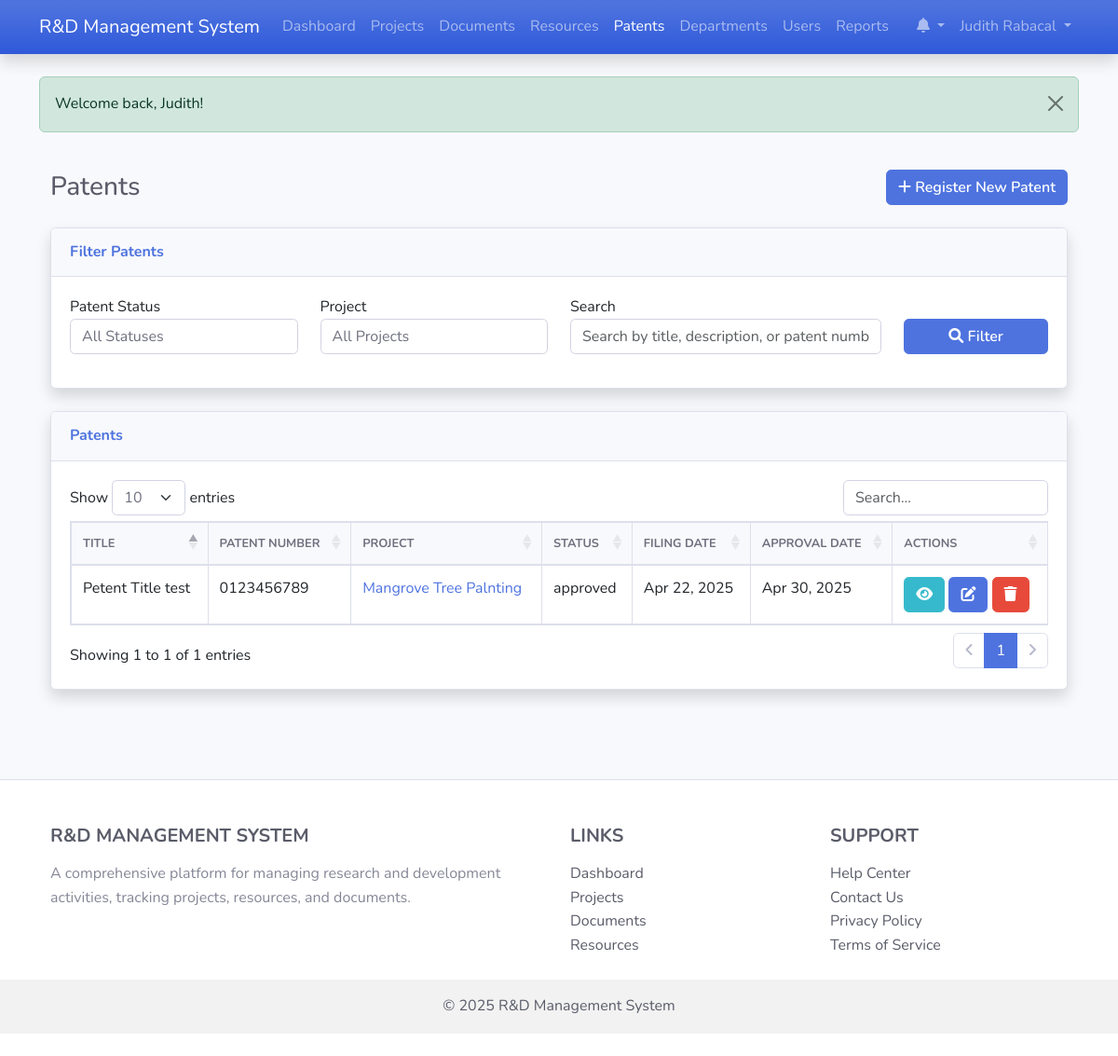
/patents.php (signed in), run on the app's committed database.
### tables this page shows
CREATE TABLE `users` (
  `id` int(11) NOT NULL,
  `username` varchar(50) NOT NULL,
  `password` varchar(255) NOT NULL,
  `email` varchar(100) NOT NULL,
  `first_name` varchar(50) NOT NULL,
  `last_name` varchar(50) NOT NULL,
  `role_id` int(11) NOT NULL,
  `department_id` int(11) DEFAULT NULL,
  `is_active` tinyint(1) DEFAULT 1,
  `last_login` datetime DEFAULT NULL,
  `created_at` timestamp NOT NULL DEFAULT current_timestamp(),
  `updated_at` timestamp NOT NULL DEFAULT current_timestamp() ON UPDATE current_timestamp()
);

CREATE TABLE `patents` (
  `id` int(11) NOT NULL,
  `title` varchar(100) NOT NULL,
  `description` text DEFAULT NULL,
  `patent_number` varchar(50) DEFAULT NULL,
  `filing_date` date DEFAULT NULL,
  `approval_date` date DEFAULT NULL,
  `status` enum('draft','filed','approved','rejected') DEFAULT 'draft',
  `project_id` int(11) DEFAULT NULL,
  `document_id` int(11) DEFAULT NULL,
  `created_by` int(11) NOT NULL,
  `created_at` timestamp NOT NULL DEFAULT current_timestamp(),
  `updated_at` timestamp NOT NULL DEFAULT current_timestamp() ON UPDATE current_timestamp()
);

CREATE TABLE `projects` (
  `id` int(11) NOT NULL,
  `title` varchar(100) NOT NULL,
  `description` text DEFAULT NULL,
  `start_date` date DEFAULT NULL,
  `end_date` date DEFAULT NULL,
  `status` enum('planning','in_progress','completed','on_hold','cancelled') DEFAULT 'planning',
  `budget` decimal(15,2) DEFAULT NULL,
  `department_id` int(11) DEFAULT NULL,
  `created_by` int(11) NOT NULL,
  `created_at` timestamp NOT NULL DEFAULT current_timestamp(),
  `updated_at` timestamp NOT NULL DEFAULT current_timestamp() ON UPDATE current_timestamp()
);

### classes/BaseModel.php (called while the page is built, shortened)
<?php
require_once __DIR__ . '/../config/database.php';
abstract class BaseModel {
    protected $conn;
    protected $table_name;
    protected $id_column = 'id';
    public function __construct() {
        $database = new Database();
        $this->conn = $database->getConnection();
    }
    public function getById($id) {
        $query = "SELECT * FROM " . $this->table_name . " WHERE " . $this->id_column . " = :id LIMIT 1";
        $stmt = $this->conn->prepare($query);
        $stmt->bindParam(':id', $id);
        $stmt->execute();
        return $stmt->fetch(PDO::FETCH_ASSOC);
    }
}
?>

### config/database.php (called while the page is built, shortened)
<?php
class Database {
    private $host = "localhost";
    private $db_name = "rd_management";
    private $username = "root";
    private $password = "";
    public function getConnection() {
        $this->conn = null;
        try {
            $this->conn = new PDO(
                "mysql:host=" . $this->host . ";dbname=" . $this->db_name,
                $this->username,
                $this->password
            );
            $this->conn->setAttribute(PDO::ATTR_ERRMODE, PDO::ERRMODE_EXCEPTION);
            $this->conn->exec("set names utf8");
        } catch(PDOException $exception) {
            echo "Connection error: " . $exception->getMessage();
        }
        return $this->conn;
    }
}
?>

### classes/Patent.php (called while the page is built, shortened)
<?php
require_once __DIR__ . '/BaseModel.php';
class Patent extends BaseModel {
    protected $table_name = 'patents';
    public function searchWithFilters($filters = [], $filterParams = [], $orderBy = 'created_at', $orderDirection = 'DESC', $limit = null, $offset = null) {
        $query = "SELECT * FROM " . $this->table_name;
        if ($orderBy) {
            $query .= " ORDER BY " . $orderBy . " " . $orderDirection;
        }
        if ($limit) {
            $query .= " LIMIT " . $limit;
        }
        $stmt = $this->conn->prepare($query);
        $stmt->execute($filterParams);
        return $stmt->fetchAll(PDO::FETCH_ASSOC);
    }
}
?>

### patents.php (the view, shortened to what this page needs)
<?php
require_once 'classes/Patent.php';
$patent = new Patent();
$project = new Project();
$user = new User();
$pageTitle = "Patents";
$currentUser = $user->getById($_SESSION['user_id']);
$userRole = $currentUser['role_id'];
$page = isset($_GET['page']) ? (int)$_GET['page'] : 1;
$limit = 10;
$offset = ($page - 1) * $limit;
$filters = [];
$filterParams = [];
$patents = [];
if ($userRole == 1) {
    $patents = $patent->searchWithFilters($filters, $filterParams, "created_at", "DESC", $limit, $offset);
}
include 'includes/header.php';
?>
<div class="container-fluid py-4">
    <div class="d-flex justify-content-between align-items-center mb-4">
        <h1 class="h3 mb-0 text-gray-800"><?php echo $pageTitle; ?></h1>
        <a href="patent_form.php" class="btn btn-primary">
            <i class="fas fa-plus"></i> Register New Patent
        </a>
    </div>
    <div class="card shadow mb-4">
        <div class="card-header py-3">
            <h6 class="m-0 font-weight-bold text-primary">Filter Patents</h6>
        </div>
        <div class="card-body">
            <form method="GET" action="patents.php" class="row">
                <div class="col-md-3 mb-3">
                    <label for="status">Patent Status</label>
                    <select name="status" id="status" class="form-control">
                        <option value="">All Statuses</option>
                    </select>
                </div>
                <div class="col-md-3 mb-3">
                    <label for="project_id">Project</label>
                    <select name="project_id" id="project_id" class="form-control">
                        <option value="">All Projects</option>
                    </select>
                </div>
                <div class="col-md-4 mb-3">
                    <label for="search">Search</label>
                    <input type="text" name="search" id="search" class="form-control" placeholder="Search by title, description, or patent number" value="<?php echo isset($_GET['search']) ? htmlspecialchars($_GET['search']) : ''; ?>">
                </div>
                <div class="col-md-2 mb-3 d-flex align-items-end">
                    <button type="submit" class="btn btn-primary w-100">
                        <i class="fas fa-search"></i> Filter
                    </button>
                </div>
            </form>
        </div>
    </div>
    <div class="card shadow mb-4">
        <div class="card-header py-3">
            <h6 class="m-0 font-weight-bold text-primary">Patents</h6>
        </div>
        <div class="card-body">
            <?php if (empty($patents)): ?>
                <div class="alert alert-info">
                    No patents found. <?php echo !isset($_GET['search']) ? 'Register a new patent to get started.' : 'Try adjusting your filters.'; ?>
                </div>
            <?php else: ?>
                <div class="table-responsive">
                    <table class="table table-bordered datatable" width="100%" cellspacing="0">
                        <thead>
                            <tr>
                                <th>Title</th>
                                <th>Patent Number</th>
                                <th>Project</th>
                                <th>Status</th>
                                <th>Filing Date</th>
                                <th>Approval Date</th>
                                <th>Actions</th>
                            </tr>
                        </thead>
                        <tbody>
                            <?php foreach ($patents as $pat): ?>
                                <tr>
                                    <td><?php echo htmlspecialchars($pat['title']); ?></td>
                                    <td><?php echo htmlspecialchars($pat['patent_number'] ?? 'Not Assigned'); ?></td>
                                    <td>
                                        <?php
                                            if ($pat['project_id']) {
                                                $projectData = $project->getById($pat['project_id']);
                                                if ($projectData) {
                                                    echo '<a href="project_detail.php?id=' . $projectData['id'] . '">' . htmlspecialchars($projectData['title']) . '</a>';
                                                } else {
                                                    echo '<span class="text-muted">Unknown Project</span>';
                                                }
                                            } else {
                                                echo '<span class="text-muted">None</span>';
                                            }
                                        ?>
                                    </td>
                                    <td>
                                        <?php
                                            $statusLabels = [
                                                'draft' => '<span class="badge bg-secondary">Draft</span>',
                                                'filed' => '<span class="badge bg-primary">Filed</span>',
                                                'approved' => '<span class="badge bg-success">Approved</span>',
                                                'rejected' => '<span class="badge bg-danger">Rejected</span>'
                                            ];
                                            echo $statusLabels[$pat['status']] ?? $pat['status'];
                                        ?>
                                    </td>
                                    <td><?php echo !empty($pat['filing_date']) ? date('M d, Y', strtotime($pat['filing_date'])) : 'Not Filed'; ?></td>
                                    <td><?php echo !empty($pat['approval_date']) ? date('M d, Y', strtotime($pat['approval_date'])) : 'Not Approved'; ?></td>
                                    <td>
                                        <a href="patent_detail.php?id=<?php echo $pat['id']; ?>" class="btn btn-info btn-sm">
                                            <i class="fas fa-eye"></i>
                                        </a>
                                        <?php
                                        $canEdit = false;
                                        if ($userRole == 1) {
                                            $canEdit = true;
                                        }
                                        if ($canEdit):
                                        ?>
                                        <a href="patent_form.php?id=<?php echo $pat['id']; ?>" class="btn btn-primary btn-sm">
                                            <i class="fas fa-edit"></i>
                                        </a>
                                        <button type="button" class="btn btn-danger btn-sm" data-toggle="modal" data-target="#deleteModal<?php echo $pat['id']; ?>">
                                            <i class="fas fa-trash"></i>
                                        </button>
                                        <?php endif; ?>
                                    </td>
                                </tr>
                            <?php endforeach; ?>
                        </tbody>
                    </table>
                </div>
            <?php endif; ?>
        </div>
    </div>
</div>
<?php include 'includes/footer.php'; ?>

### includes/header.php (shortened to what this page needs)
<?php
$isLoggedIn = isset($_SESSION['user_id']);
$currentUser = null;
if ($isLoggedIn) {
    $userObj = new User();
    $currentUser = $userObj->getById($_SESSION['user_id']);
}
$currentPage = basename($_SERVER['PHP_SELF']);
?>
<!DOCTYPE html>
<html lang="en">
<head>
    <link href="https://cdn.jsdelivr.net/npm/bootstrap@5.3.0-alpha1/dist/css/bootstrap.min.css" rel="stylesheet">
    <link rel="stylesheet" href="https://cdnjs.cloudflare.com/ajax/libs/font-awesome/6.0.0/css/all.min.css">
    <link rel="stylesheet" href="https://cdn.datatables.net/1.11.5/css/dataTables.bootstrap5.min.css">
    <link rel="stylesheet" href="assets/css/style.css">
</head>
<body>
    <nav class="navbar navbar-expand-lg navbar-dark bg-gradient-primary shadow">
        <div class="container">
            <a class="navbar-brand" href="index.php">R&D Management System</a>
            <div class="collapse navbar-collapse" id="navbarNav">
                <ul class="navbar-nav me-auto">
                    <?php if ($isLoggedIn): ?>
                        <li class="nav-item">
                            <a class="nav-link <?php echo $currentPage == 'index.php' ? 'active' : ''; ?>" href="index.php">Dashboard</a>
                        </li>
                        <li class="nav-item">
                            <a class="nav-link <?php echo $currentPage == 'projects.php' ? 'active' : ''; ?>" href="projects.php">Projects</a>
                        </li>
                        <li class="nav-item">
                            <a class="nav-link <?php echo $currentPage == 'documents.php' ? 'active' : ''; ?>" href="documents.php">Documents</a>
                        </li>
                        <li class="nav-item">
                            <a class="nav-link <?php echo $currentPage == 'resources.php' ? 'active' : ''; ?>" href="resources.php">Resources</a>
                        </li>
                        <li class="nav-item">
                            <a class="nav-link <?php echo $currentPage == 'patents.php' ? 'active' : ''; ?>" href="patents.php">Patents</a>
                        </li>
                        <?php if ($currentUser && $currentUser['role_id'] <= 2):  ?>
                            <li class="nav-item">
                                <a class="nav-link <?php echo $currentPage == 'departments.php' ? 'active' : ''; ?>" href="departments.php">Departments</a>
                            </li>
                            <li class="nav-item">
                                <a class="nav-link <?php echo $currentPage == 'users.php' ? 'active' : ''; ?>" href="users.php">Users</a>
                            </li>
                            <li class="nav-item">
                                <a class="nav-link <?php echo $currentPage == 'reports.php' ? 'active' : ''; ?>" href="reports.php">Reports</a>
                            </li>
                        <?php endif; ?>
                    <?php endif; ?>
                </ul>
                <ul class="navbar-nav">
                    <?php if ($isLoggedIn): ?>
                        <li class="nav-item dropdown">
                            <a class="nav-link dropdown-toggle" href="#" id="notificationsDropdown" role="button" data-bs-toggle="dropdown" aria-expanded="false">
                                <i class="fas fa-bell"></i>
                            </a>
                        </li>
                        <li class="nav-item dropdown">
                            <a class="nav-link dropdown-toggle" href="#" id="userDropdown" role="button" data-bs-toggle="dropdown" aria-expanded="false">
                                <?php echo htmlspecialchars($currentUser['first_name'] . ' ' . $currentUser['last_name']); ?>
                            </a>
                        </li>
                    <?php endif; ?>
                </ul>
            </div>
        </div>
    </nav>
    <div id="alert-container" class="position-fixed top-0 end-0 p-3" style="z-index: 1050;"></div>
    <div class="container mt-4">
        <?php
        if (isset($_SESSION['success_message'])) {
            echo '<div class="alert alert-success alert-dismissible fade show" role="alert">';
            echo htmlspecialchars($_SESSION['success_message']);
            echo '<button type="button" class="btn-close" data-bs-dismiss="alert" aria-label="Close"></button>';
            echo '</div>';
        }
        ?>

### data on the page
users: first_name+last_name "Judith Rabacal"
patents: title "Petent Title test", patent_number "0123456789", project.title "Mangrove Tree Palnting", status "approved", filing_date "Apr 22, 2025", approval_date "Apr 30, 2025"

### other printed values
$_SESSION['success_message'] "Welcome back, Judith!"
$pageTitle "Patents"
